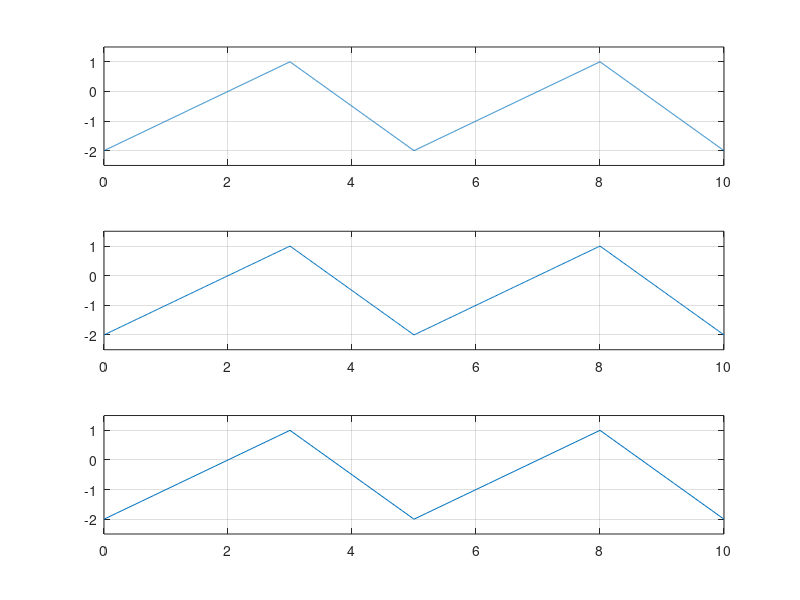

The MATLAB script that drew this image:
function T1_tc2_Orza_Oana()

F=0.2; %Hz
t=0:0.002:10;        %pasul este de 2 ms,iar durata semnalului este de 10 s
a=sawtooth(2*pi*F*t,0.6); %am ales val 0.6 calculand panta 
for i=1:1:length(a);
    a(i)=(a(i)*1.5)-0.5; %am adus nivelul maxim la +1,iar nivelul minim la -2
end
subplot(3,1,1),plot(t,a), grid
axis([0 10 -2.5 1.5]) 

%pas: 20ms
t2=0:0.02:10;        
a2=sawtooth(2*pi*F*t2,0.6);  
for i=1:1:length(a2);
    a2(i)=(a2(i)*1.5)-0.5;
end
subplot(3,1,2),plot(t2,a2), grid
axis([0 10 -2.5 1.5]) 

%pas: 200ms
t3=0:0.2:10;        
a3=sawtooth(2*pi*F*t3,0.6);  
for i=1:1:length(a3);
    a3(i)=(a3(i)*1.5)-0.5;
end
subplot(3,1,3),plot(t3,a3), grid
axis([0 10 -2.5 1.5]) 
